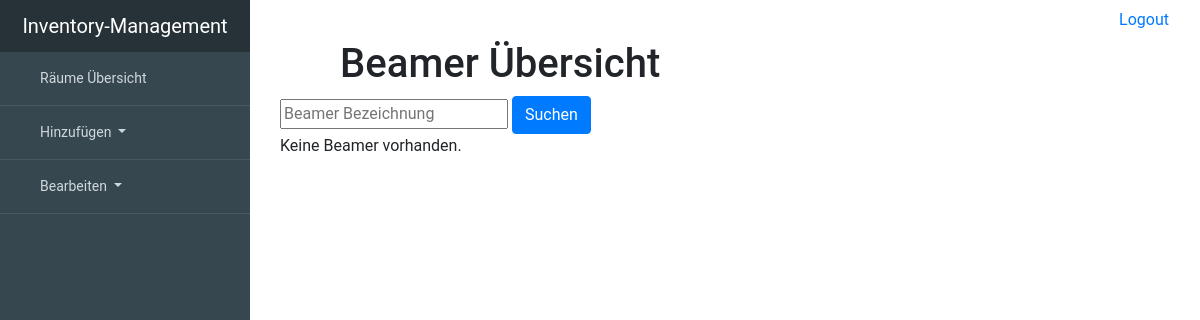
/beamer/all, run on an earlier commit of the app's database.
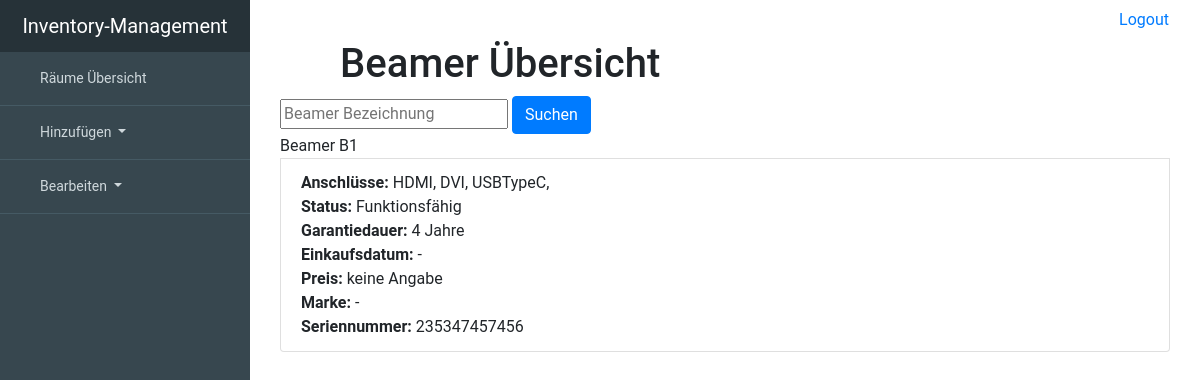
And on a later commit of the database.
### inventory_managementsentials/models.py (models this page shows, shortened)
class Device(models.Model):
    room = models.ForeignKey('Room', null=True, blank=True, on_delete=models.SET_NULL)
    description = models.CharField(max_length=99, unique=True, primary_key=True)
    working = 'working'
    broken = 'broken'
    status_choice = [(working, "working"), (broken, "broken")]
    status = models.CharField(choices=status_choice, max_length=7, blank=True, null=True)
    serialnumber = models.CharField(max_length=99, blank=True, null=True)
    warranty_period = models.IntegerField(blank=True, null=True)
    date_of_purchase = models.DateTimeField(blank=True, null=True)
    price = models.IntegerField(blank=True, null=True)
    brand = models.ForeignKey(Brand, on_delete=models.SET_NULL, blank=True, null=True)
    class Meta:
        abstract = True

class Beamer(Device):
    HDMI = models.BooleanField(blank=True, null=True)
    VGA = models.BooleanField(blank=True, null=True)
    DVI = models.BooleanField(blank=True, null=True)
    DB = models.BooleanField(blank=True, null=True)
    USBTypeC = models.BooleanField(blank=True, null=True)
    class Meta:
        verbose_name = "Beamer"
        verbose_name_plural = "Beamers"

### inventory_managementsentials/views.py (the view)
# urls.py: url(r'^beamer/all$', views.BeamerView.as_view(), name='BeamerView'),
class BeamerView(generic.ListView):
    template_name = 'inventory_managementsentials/all/all_beamers.html'
    context_object_name = 'beamer_list'
    def get_queryset(self):
        filter_description = self.request.GET.get('beamer_description', None)
        if filter_description is not None:
            return Beamer.objects.filter(description__icontains=filter_description)
        else:
            return Beamer.objects.order_by('description')

### inventory_managementsentials/templates/inventory_managementsentials/all/all_beamers.html (shortened to what this page needs)
{% extends "inventory_managementsentials/base.html" %}
{% block content %}
    <div class="container">
        <header>
            <div class="editor-indent" style="margin-left: 20px; padding: 0 0 0 40px; margin-right: 50px">
                <div class="inner">
                    <h1>Beamer Übersicht </h1>
                </div>
            </div>
        </header>
        <form method="GET" action="/beamer/all">
                <input type="text" name="beamer_description" placeholder="Beamer Bezeichnung">
                <button type="submit" class="btn btn-primary">Suchen</button>
            </form>
        <div class="whatever_else_you_need">
            {% if beamer_list %}
                {% for beamer in beamer_list %}
                    <div class="list-group">
                        <a class="list-group-itemlist-group-item-action active">Beamer {{ beamer.description }}</a>
                        <a class="list-group-item list-group-item-action"><strong>Anschlüsse:</strong>
                            {% if beamer.HDMI %}HDMI,{% endif %}
                            {% if beamer.DVI %}DVI,{% endif %}
                            {% if beamer.USBTypeC %}USBTypeC,{% endif %}<br>
                            <strong>Status:</strong>
                        {% if beamer.status == 'working' %}
                            Funktionsfähig
                        {% elif beamer.status == 'broken' %}
                            <strong>Defekt</strong>
                        {% else %}
                            -
                        {% endif %}<br>
                            <strong>Garantiedauer:</strong>
                        {% if beamer.warranty_period %}
                            {{ beamer.warranty_period }} Jahre
                        {% else %}
                            -
                        {% endif %}
                        <br>
                            <strong>Einkaufsdatum:</strong> {{ beamer.date_of_purchase|default_if_none:'-' }}<br>
                            <strong>Preis:</strong>
                        {% if beamer.price %}
                            {{ beamer.price}}€
                        {% else %}
                            keine Angabe
                        {% endif %}
                        <br>
                            <strong>Marke:</strong> {{ beamer.brand|default_if_none:'-'}}<br>
                            <strong>Seriennummer: </strong> {{ beamer.serialnumber|default_if_none:'-'}}<br>
                        </a>
                    </div>
                {% endfor %}
        </div>
            {% else %}
                <p>Keine Beamer vorhanden.</p>
            {% endif %}
    </div>
{% endblock %}

What changed in the data, as far as the page shows it:
added Beamer: description "B1", HDMI "HDMI,", DVI "DVI,", USBTypeC "USBTypeC,", status "Funktionsfähig", warranty_period "4", date_of_purchase "-", shows "keine Angabe", brand "-", serialnumber "235347457456"
Also different on the page:
text no longer shown: "Keine Beamer vorhanden."
